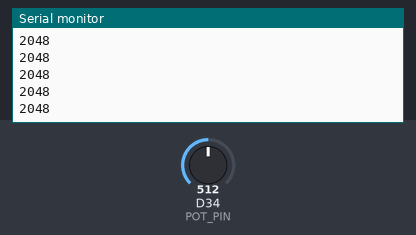
The sketch below on a simulated Arduino Due. Shown: the last lines printed to the serial monitor. Inputs (shaded band) come from the test bench; at power-on: D34 (POT_PIN) = 512 (analog values on the 0–1023 scale).

Above: at 1.2 s.
1.3 s: D34 (POT_PIN) set to 716
At 1.31 s:
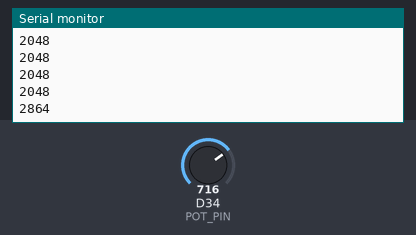
2.8 s: D34 (POT_PIN) set to 900
At 2.81 s:
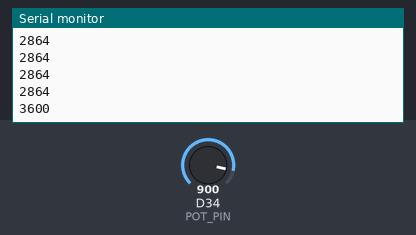
Timing chart, 0 to 5.8 s (numbered marks = the images above; inputs shaded):
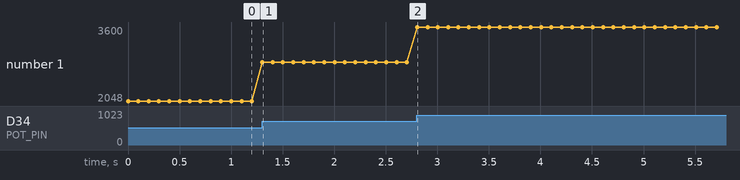

Measured:
- after the input at 1.3 s, the serial monitor: prints a new line at once (image 1)
- after the input at 2.8 s, the serial monitor: prints a new line at once (image 2)
- plotted number 1: 2048 → 2864 after the input at 1.3 s, 2864 → 3600 after the input at 2.8 s

The sketch:

A3_Serial_Plotter.ino
```cpp
#include <Arduino.h>

// ---------- Hardware ----------
#define POT_PIN         34          // potentiometer wiper (ends to 3.3 V and GND)

// ---------- Timing ----------
#define SAMPLE_EVERY_MS 100         // 10 points per second on the plot

void setup() {
  Serial.begin(115200);
  analogReadResolution(12);         // 0..4095
}

void loop() {
  int potValue = analogRead(POT_PIN);
  Serial.println(potValue);         // one number per line = one point on the plot
  delay(SAMPLE_EVERY_MS);
}
```
